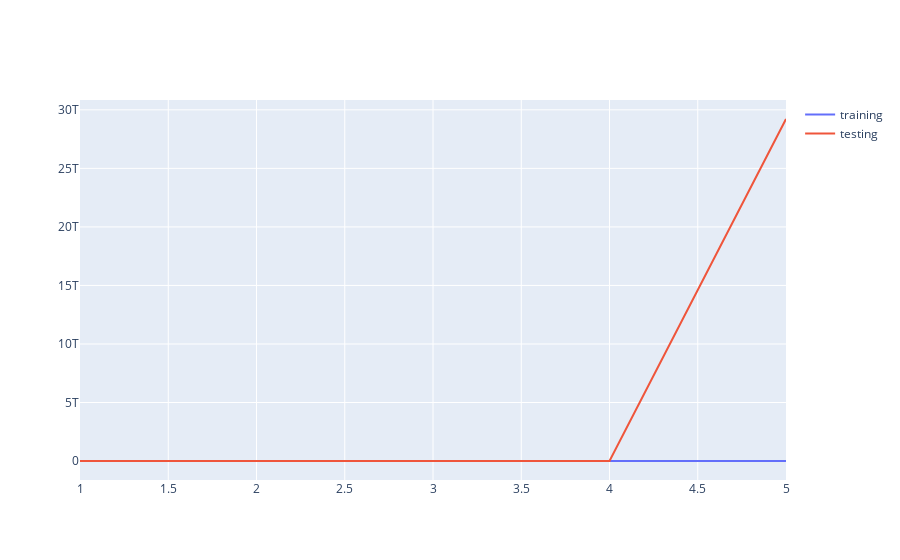

The notebook cell saved with this chart:
### Code cell
import plotly.graph_objects as go

fig = go.Figure()
fig.add_trace(go.Scatter(x=np.arange(1, 6), y=mses_train, mode='lines', name='training'))
fig.add_trace(go.Scatter(x=np.arange(1, 6), y=mses_test, mode='lines', name='testing'))
fig.show()

### Figure 1 — Plotly figure (JSON) as saved in the notebook; plotly's stock layout.template omitted (floating-point values rounded to 4 significant figures)
{"data": [{"mode": "lines", "name": "training", "type": "scatter", "x": [1, 2, 3, 4, 5], "y": [4762000000.0, 4008000000.0, 3405000000.0, 3121000000.0, 3572000000.0]}, {"mode": "lines", "name": "testing", "type": "scatter", "x": [1, 2, 3, 4, 5], "y": [4595000000.0, 3902000000.0, 5835000000.0, 11050000000.0, 29220000000000.0]}], "layout": {}}
